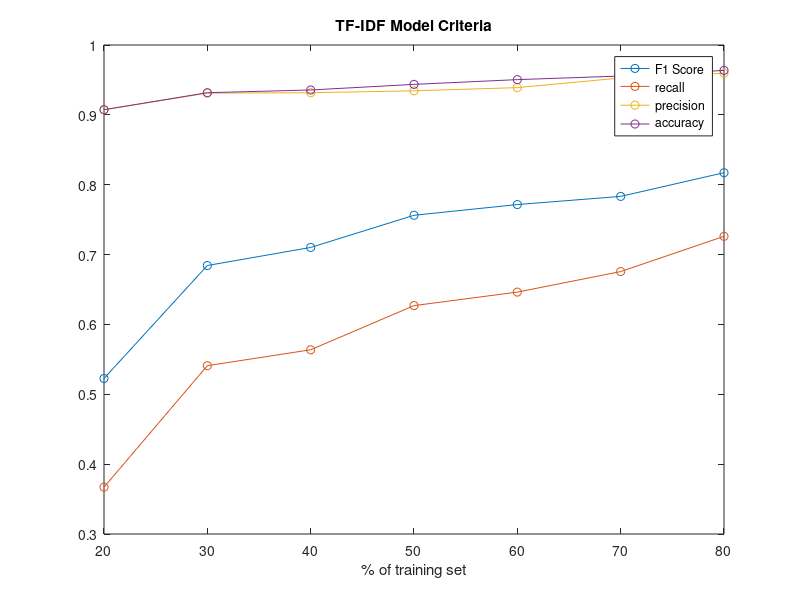

The MATLAB script that drew this image:
x = [20:10:80];

F1 = [0.52265, 0.68434, 0.71020, 0.75625, 0.77160, 0.78329, 0.81720];
recall = [0.36705, 0.54095, 0.56371, 0.62694, 0.64627, 0.67568, 0.72611];
precision = [0.90726, 0.93115, 0.93168, 0.93443, 0.93897, 0.95276, 0.95956];
accuracy = [0.90739, 0.93172, 0.93561, 0.94364, 0.95045, 0.95557, 0.96366];

plot(x,F1,'o-',x,recall,'o-',x,precision,'o-',x,accuracy,'o-')
title('TF-IDF Model Criteria')
xlabel('% of training set');
legend('F1 Score','recall','precision','accuracy');
